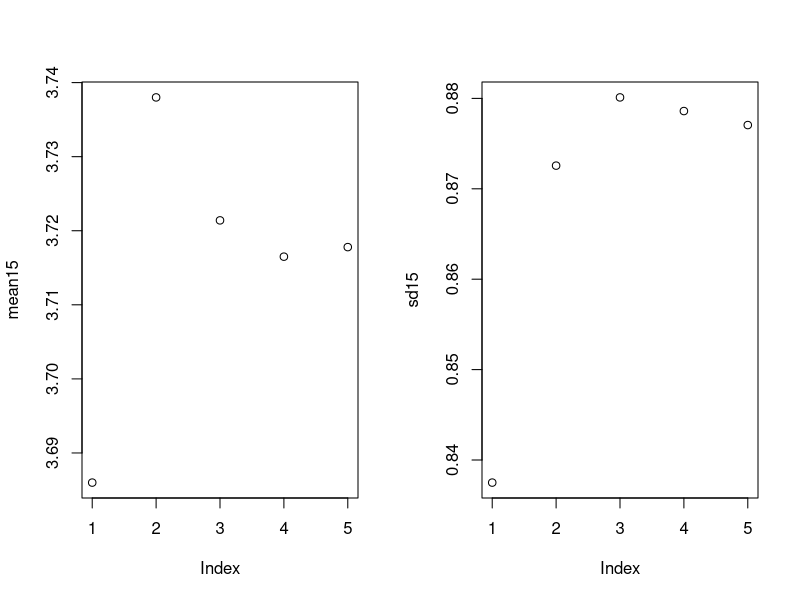
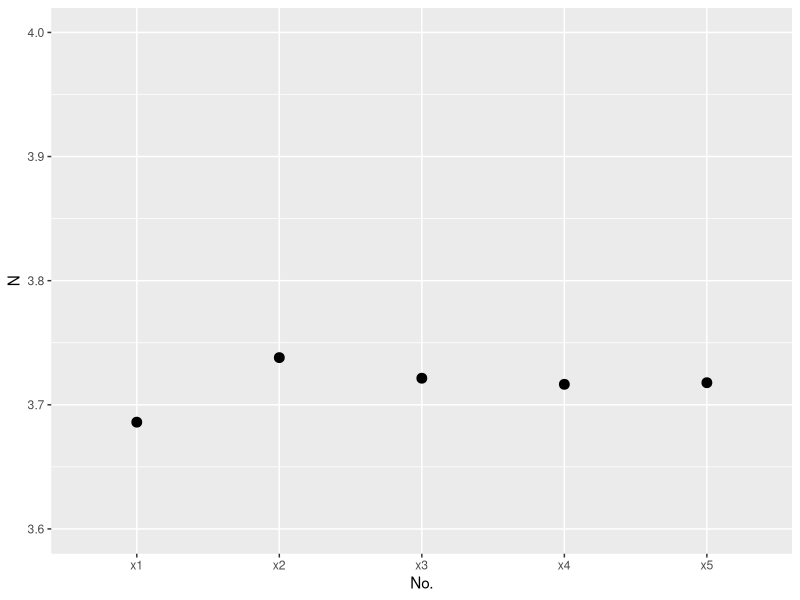
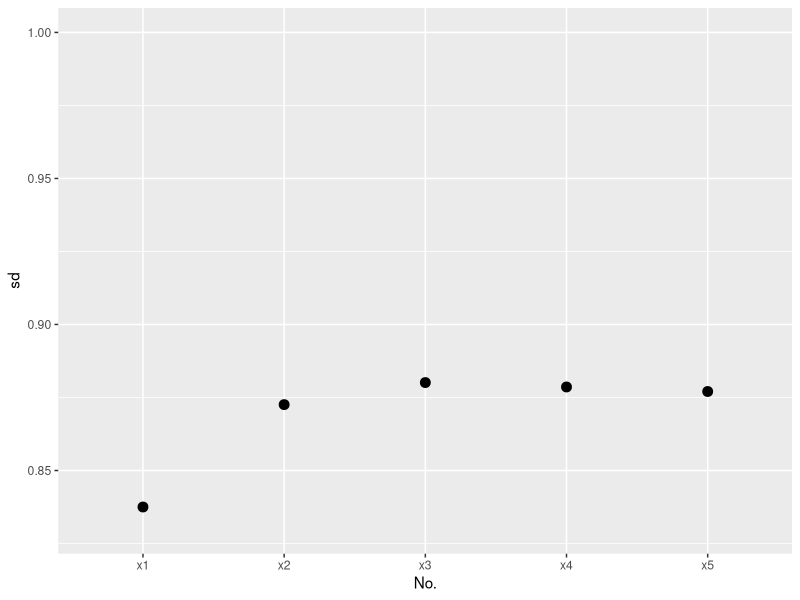

Write R code to recreate these figures, in order.
N=function(n){
  a=NULL
  
  # 控制模擬次數
  for (i in 1:n){
    b=0
    a[i]=1
    
    # 判斷甚麼時候均勻分布的隨機變數相加大於1
    # 並用a[i]紀錄迴圈次數
    while(b<1){
      x=runif(1)
      b=b+x
      a[i]=a[i]+1 
    }
  }
  return(a)
}

x1=N(1000)
x2=N(2000)
x3=N(5000)
x4=N(10000)
x5=N(100000)


x15=cbind(x1,x2,x3,x4,x5)
mean15=apply(x15,2,mean)
sd15=apply(x15,2,sd)
# 不能用apply


par(mfrow=c(1,2))
plot(mean15)
plot(sd15)


# 用ggplot2畫圖 --------------------------------------------------------------

library(ggplot2)
library(dplyr)
mean15 <- mean15 %>% as.data.frame()
mean15 <- mutate(mean15, ..=c("x1","x2","x3","x4","x5"))
colnames(mean15) <- c("N", "No.")
mean15 <- select(mean15, No., N)

ggplot(data = mean15, aes(x = No., y = N))+
  geom_point(size = 3)+
  ylim(3.6, 4)

sd15 <- sd15 %>% as.data.frame()
sd15 <- mutate(sd15, ..=c("x1","x2","x3","x4","x5"))
colnames(sd15) <- c("sd", "No.")
sd15 <- select(sd15, No., sd)

ggplot(data = sd15, aes(x = No., y = sd))+
  geom_point(size = 3)+
  ylim(0.83,1)


# 參考資料 --------------------------------------------------------------------
# http://blog.fens.me/r-apply/
# 
# apply函數
# apply函數是最常用的代替for迴圈的函數。
# apply函數可以對矩陣、資料框、陣列(二維、多維)，
# 按行或列進行迴圈計算，對子元素進行反覆運算，
# 並把子元素以參數傳遞的形式給自訂的FUN函數中，並以返回計算結果。
# 
# 函式定義：
# apply(X, MARGIN, FUN, ...)
# 
# 參數列表：
# X:陣列、矩陣、資料框
# MARGIN: 按行計算或按按列計算，1表示按行，2表示按列
# FUN: 自訂的調用函數
# …: 更多參數，可選





